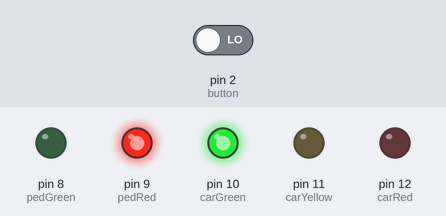
Recording of a sketch running on a simulated Arduino Uno, built with avr-gcc and run on an emulated ATmega328P. Parts: output pins drawn as LEDs (lit = HIGH). Inputs (shaded band) come from the test bench; at power-on: pin 2 (button) LOW.

Above: at 4.2 s.
4.3 s: pin 2 (button) driven LOW
5.8 s: pin 2 (button) driven HIGH
At 7.0 s:
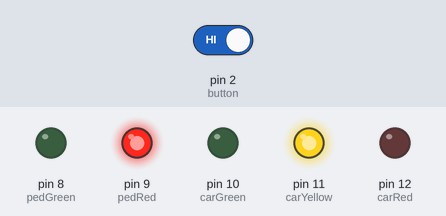
At 9.3 s:
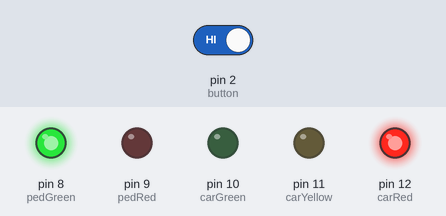
Timing chart, 0 to 16.3 s (numbered marks = the images above; inputs shaded):
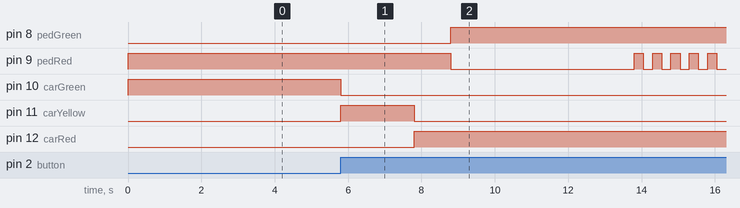

Measured:
- after the input at 4.3 s, every drawn part: stays the same
- after the input at 5.8 s, pin 8 (pedGreen): LOW → HIGH after 3.0 s; pin 9 (pedRed): HIGH → LOW after 3.0 s, then repeats every 0.50 s: HIGH 0.25 s, LOW 0.25 s; pin 10 (carGreen): HIGH → LOW at once; pin 11 (carYellow): LOW → HIGH at once, → LOW 2.0 s later; pin 12 (carRed): LOW → HIGH after 2.0 s

The sketch:

Projeto04.ino
```cpp
/*semáforo interativo*/
//definindo as portas
int carRed=12, carYellow=11, carGreen=10, pedRed=9, pedGreen=8, button=2, crossTime=5000;
unsigned long changeTime; //tempo desde que o botão foi pressionado

void setup(){
  pinMode(carRed, OUTPUT);
  pinMode(carYellow, OUTPUT);
  pinMode(carGreen, OUTPUT);
  pinMode(pedRed, OUTPUT);
  pinMode(pedGreen, OUTPUT);
  pinMode(button, INPUT);
  digitalWrite(carGreen, HIGH);
  digitalWrite(pedRed, HIGH);
}

void loop(){
  int estado = digitalRead(button);
  if(estado == HIGH && (millis() - changeTime) > 5000) changeLights();
}

void changeLights(){
  digitalWrite(carGreen, LOW);
  digitalWrite(carYellow, HIGH);
  delay(2000);

  digitalWrite(carYellow, LOW);
  digitalWrite(carRed,HIGH);
  delay(1000); //por segurança, espera um segundo antes de liberar para o pedestre

  digitalWrite(pedRed, LOW);
  digitalWrite(pedGreen, HIGH);
  delay(crossTime);

  //pisca o led do pedestre
  for(int i = 0; i<10; i++){
    digitalWrite(pedRed, HIGH);
    delay(250);
    digitalWrite(pedRed, LOW);
    delay(250);
  }

  //acende o vermelho do pedestre e libera para os vepiculos (como no brasil)
  digitalWrite(pedRed,HIGH);
  delay(500);
  digitalWrite(pedGreen,LOW);
  digitalWrite(carGreen,HIGH);
  digitalWrite(carRed,LOW);

  //atualiza o changeTime
  changeTime=millis();
}
```
